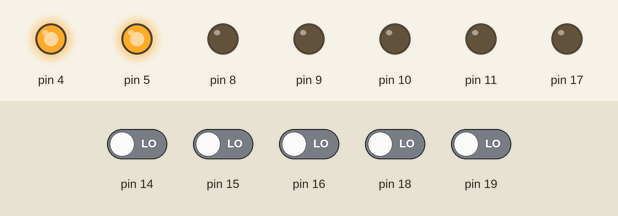
This sketch was run on a simulated Arduino Uno, built with avr-gcc and run on an emulated ATmega328P. Parts: output pins drawn as LEDs (lit = HIGH). The test bench sets the inputs (shaded band); at power-on: pin 14–16, pin 18, pin 19 LOW. At 4.5 s the program stops and its outputs stay as they are.

Above: at 0.1 s.
At 1.1 s:
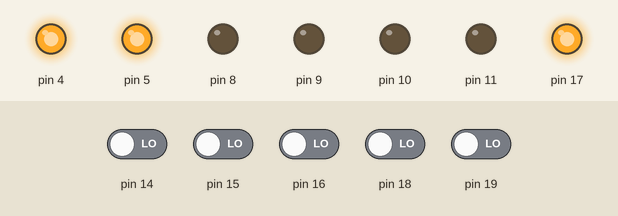
At 3.1 s:
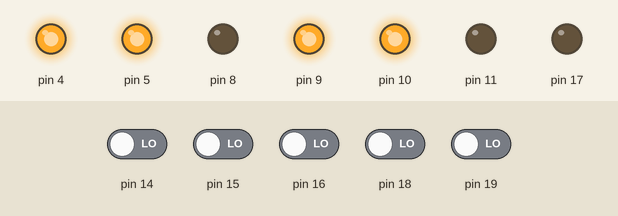
At 4.1 s:
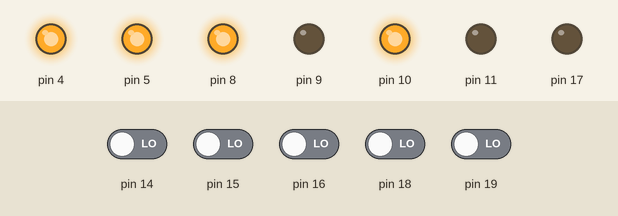
Timing chart, 0 to 6.0 s (numbered marks = the images above):
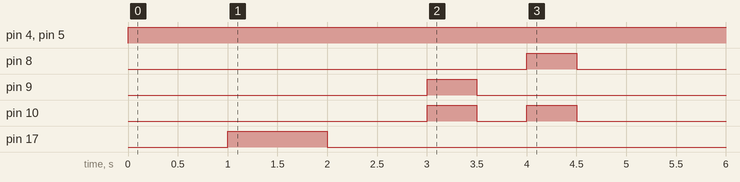

Measured:
- by itself, pin 4, pin 5: LOW → HIGH at 0.00 s
- by itself, pin 8: LOW → HIGH at 4.0 s, → LOW 0.50 s later
- by itself, pin 9: LOW → HIGH at 3.0 s, → LOW 0.50 s later
- by itself, pin 10: LOW → HIGH at 3.0 s, → LOW 0.50 s later, → HIGH 0.50 s later, → LOW 0.50 s later, … (4 changes in this stretch)
- by itself, pin 17: LOW → HIGH at 1.0 s, → LOW 1.0 s later

The sketch:

sparkv.ino
```cpp
#include <avr/io.h>
#include <avr/interrupt.h>
#include <util/delay.h>
#include "Sparkv.h"


int main(void) {
    cli();
    Sparkvbot bot = Sparkvbot();
    bot.buzzerPinInit();
    bot.motionPinInit();
    sei();


    _delay_ms(1000);
    bot.buzzerOn();
    _delay_ms(1000);
    bot.buzzerOff();
    _delay_ms(1000);
    bot.motionForward();
    _delay_ms(500);
    bot.motionHardBreak();
_delay_ms(500);
bot.motionLeft();
_delay_ms(500);
  bot.motionHardBreak();

}
```

Sparkv.cpp
```cpp
#include <avr/io.h>
#include "Sparkv.h"

#define FORWARD_DIRECTION 0x06
#define BACKWARD_DIRECTION 0x09
#define HARDBREAK_DIRECTION 0x00
#define SOFTBREAK_DIRECTION 0x0F
#define MOTION_LEFT_DIRECTION 0x05
#define MOTION_RIGHT_DIRECTION 0x0A
#define MOTION_SOFT_LEFT_DIRECTION 0x04
#define MOTION_SOFT_RIGHT_DIRECTION 0x02
#define MOTION_SOFT_LEFT_V2_DIRECTION 0x01
#define MOTION_SOFT_RIGHT_V2_DIRECTION 0x08


void Sparkvbot::buzzerPinInit()  {
    DDRC = DDRC | 0x08;
    PORTC = PORTC & 0xF7;
}
void Sparkvbot::buzzerOn()  {
  unsigned char port_restore = 0;
    port_restore = PINC;
    port_restore = port_restore | 0x08;
    PORTC = port_restore;
}
void Sparkvbot::buzzerOff()  {
    unsigned char port_restore = 0;
    port_restore = PINC;
    port_restore = port_restore & 0xF7;
    PORTC = port_restore;
}

void Sparkvbot::motionPinInit() {
   DDRB = DDRB | 0x0F;
   PORTB = PORTB & 0xF0;
   DDRD = DDRD | 0x30;
   PORTD = PORTD | 0x30;
}

void Sparkvbot::motionSet(unsigned char direction) {
    unsigned char PortBRestore = 0;
    direction &= 0x0F;
    PortBRestore = PORTB;
    PortBRestore &= 0xF0;
    PortBRestore |= direction;
    PORTB = PortBRestore;
}

void Sparkvbot::motionForward(void) {
    motionSet(FORWARD_DIRECTION);
}
void Sparkvbot::motionBackward(void) {
    motionSet(BACKWARD_DIRECTION);
}
void Sparkvbot::motionHardBreak(void) {
    motionSet(HARDBREAK_DIRECTION);
}
void Sparkvbot::motionSoftBreak(void) {
    motionSet(SOFTBREAK_DIRECTION);
}
void Sparkvbot::motionRight(void) {
    motionSet(MOTION_RIGHT_DIRECTION);
}
void Sparkvbot::motionLeft(void) {
    motionSet(MOTION_LEFT_DIRECTION);
}
void Sparkvbot::motionSoftLeft(void) {
    motionSet(MOTION_SOFT_LEFT_DIRECTION);
}
void Sparkvbot::motionSoftRight(void){
    motionSet(MOTION_SOFT_RIGHT_DIRECTION);
}
void Sparkvbot::motionSoftLeftV2(void) {
    motionSet(MOTION_SOFT_LEFT_V2_DIRECTION);
}
void Sparkvbot::motionSoftRightV2(void) {
    motionSet(MOTION_SOFT_RIGHT_V2_DIRECTION);
}
```

Sparkv.h
```cpp
#ifndef Sparkv_h
#define Sparkv_h

class Sparkvbot {
  public:
    void buzzerPinInit();
    void buzzerOn();
    void buzzerOff(void);
    void motionPinInit();
    void motionForward(void);
    void motionBackward(void);
    void motionSoftBreak(void);
    void motionHardBreak(void);
    void motionLeft(void);
    void motionRight(void);
    void motionSoftLeft(void);
    void motionSoftRight(void);
    void motionSoftLeftV2(void);
    void motionSoftRightV2(void);
  private:
    void motionSet(unsigned char);
};

#endif
```
